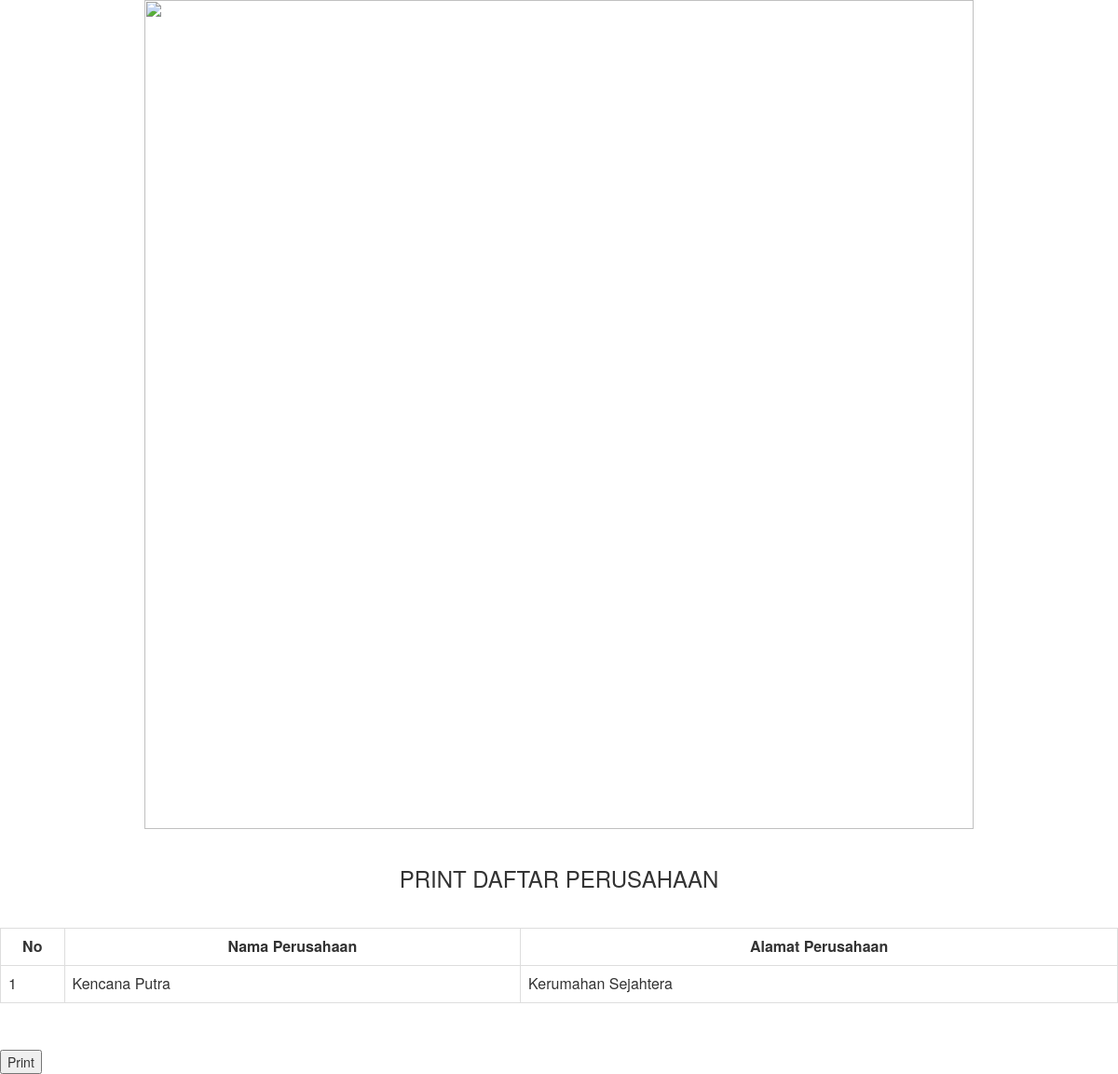
Page /laporan/perusahaan/semua.php on the committed database.
### tables this page shows
CREATE TABLE IF NOT EXISTS `perusahaan` (
  `id` int(11) NOT NULL,
  `nama_perusahaan` varchar(50) NOT NULL,
  `alamat_perusahaan` varchar(50) NOT NULL
);

### control/Perusahaan.php (called while the page is built, shortened)
<?php
function ambilSemuaPerusahaan() {
    $return = array();
    $data = mysql_query("select * from perusahaan") or exit(mysql_error());
    while ($hasil = mysql_fetch_assoc($data)) {
        $return[] = $hasil;
    }
    return $return;
}

### laporan/perusahaan/semua.php (the view, shortened to what this page needs)
<?php
include '../../control/Perusahaan.php';
include '../layout/kop.php';?>
<link href="../../include/css/bootstrap.css" rel="stylesheet" type="text/css">
<div class="col-md-12" style="text-align:center">
    <h3>PRINT DAFTAR PERUSAHAAN</h3>
</div>
<p>&nbsp;</p>
<table width="959" border="1" class="table table-bordered">
    <tr>
        <th width="10" style="text-align: center">No</th>
        <th width="275" style="text-align: center">Nama Perusahaan</th>
        <th width="360" style="text-align: center">Alamat Perusahaan</th>
    </tr>
    <?php
    $i = 1;
    foreach (ambilSemuaPerusahaan() as $value) { ?>
        <tr>
            <td><?php echo $i++?></td>
            <td><?php echo $value['nama_perusahaan'] ?></td>
            <td><?php echo $value['alamat_perusahaan'] ?></td>
        </tr>
    <?php } ?>
</table>
<p>&nbsp;</p>
<button type="button" onClick="window.print()">Print</button>

### rows in the picture
perusahaan: nama_perusahaan "Kencana Putra", alamat_perusahaan "Kerumahan Sejahtera"
